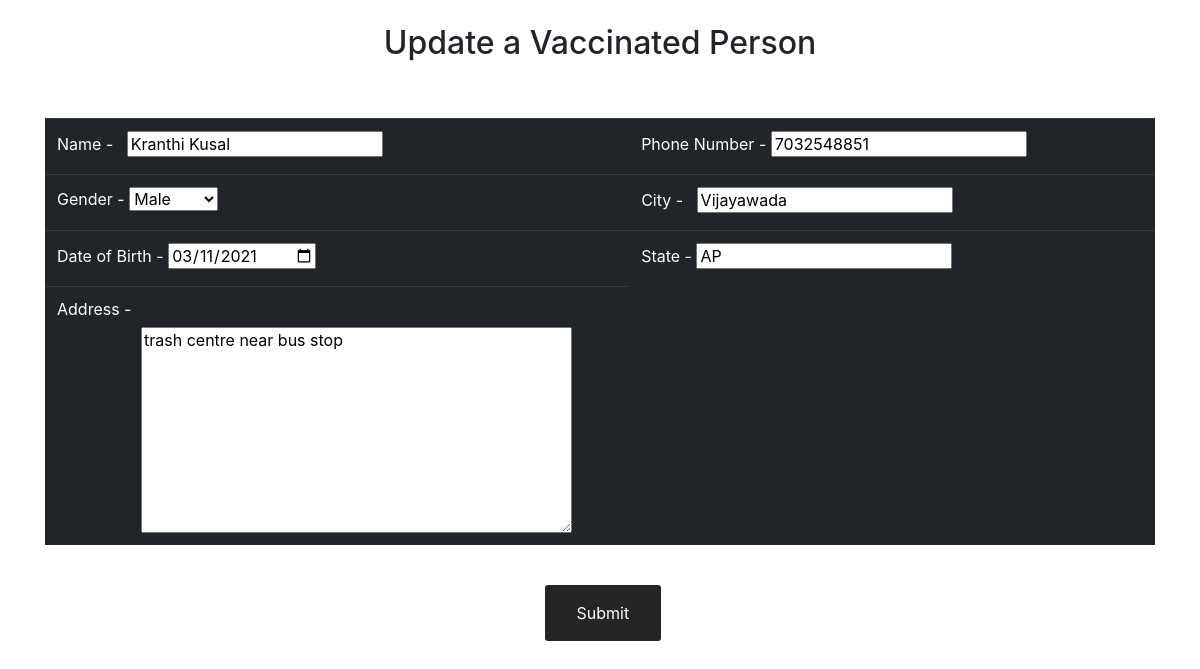
The page /vc/report/1/updateperson/2/ (signed in) on the database as committed earlier.
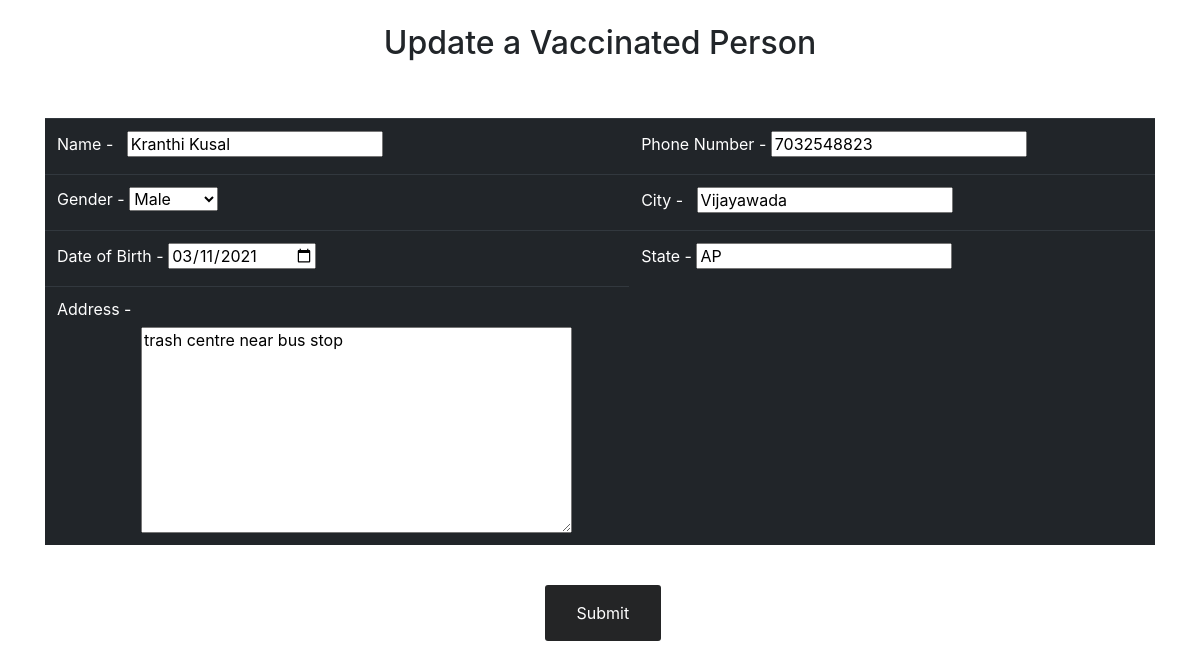
The same page on the database as committed later.
### C19V/models.py (models this page shows, shortened)
class VaccinatedPerson(models.Model):
    GENDER_CHOICES = (('M','Male'),('F','Female'))
    user = models.OneToOneField(User,on_delete=CASCADE)
    name = models.CharField(max_length=50)
    gender = models.CharField(max_length=1,choices=GENDER_CHOICES)
    dob = models.DateField()
    phone_no =models.CharField(max_length=10)
    address = models.TextField(max_length=128)
    city = models.CharField(max_length=50)
    state = models.CharField(max_length=50)
    date_created = models.DateTimeField(auto_now_add=True)
    centre = models.CharField(max_length=50)

### C19V/views.py (the view)
# urls.py: path('vc/report/<str:pk>/updateperson/<str:id>/',views.updatePerson,name="update_person"),
@decorators.VC_required(login_url='loginvc')
def updatePerson(request,pk,id):
    person = models.VaccinatedPerson.objects.get(id=id)
    form = forms.PersonForm(instance=person)
    if request.method == 'POST':
        form = forms.PersonForm(request.POST,instance=person)
        if form.is_valid():
            form.save()
            return redirect('report',pk=pk)
    dictionary = {'form': form,'update':True}
    return render(request, 'registerperson.html', dictionary)

### C19V/forms.py
class PersonForm(ModelForm):
    class Meta:
        model = models.VaccinatedPerson
        fields='__all__'
        labels={
            'dob':('Date of Birth'),
            'phone_no':('Phone Number'),
            'centre':('Vaccination Centre')
        }
        widgets={
            'dob': forms.DateInput(attrs={'type': 'date'}),
        }

### C19V/templates/registerperson.html (shortened to what this page needs)
{% load static %}
<link rel="stylesheet" href="https://maxcdn.bootstrapcdn.com/bootstrap/4.0.0/css/bootstrap.min.css"
>
<div class="container">
    <br>
    <h2 style="text-align:center;">{% if update %}Update a Vaccinated Person{% else %} Add a Vaccinated Person{% endif %}</h2><br><br>
    <form action="" method="POST">
    <table class="table table-dark table-hover">
        <tbody>
            <tr>
                <td><label for="name">Name - &nbsp</label>
                {{ form.name }}</td>
                <td><label for="phone_no">Phone Number - </label>
                {{ form.phone_no }}</td>
            </tr>
            <tr>
                <td><label for="gender">Gender - </label>
                {{ form.gender }}</td>
                <td><label for="city">City - &nbsp</label>
                {{ form.city }}</td>
            </tr>
            <tr>
                <td><label for="dob">Date of Birth - </label>
                {{ form.dob }}</td>
                <td><label for="state">State - </label>
                    {{ form.state }}</td>
            </tr>
            <tr>
                <td><label for="address">Address - </label><div style="width:50%;margin-left: 15%;">
                    {{ form.address }}</div></td>
            </tr>
        </tbody>
    </table>
    <br>
    <input style=" background-color: #242526;
      border: none;
      color: white;
      padding: 16px 32px;
      text-decoration: none;
      margin-left: 45%;
      cursor: pointer;border-radius:3px;
    " type='submit' name='Submit'>
    </form>
</div>

Rows that differ between the two databases and show on the page:
changed VaccinatedPerson "Kranthi Kusal": phone_no "7032548851" → "7032548823"
